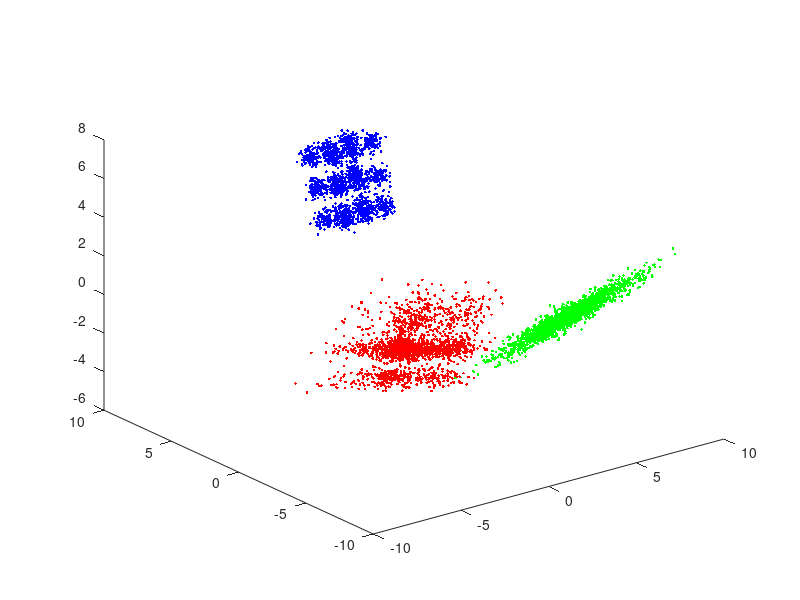

Here is the MATLAB script that generated this plot: (Note: this script raises an error after producing the figure.)
% This demonstrates vbMoICA on 3 dimensional data containing 3 clusters
% of 3 different intrinsic dimensionalities.


load test.mat
addpath ../vbMoICA


fprintf('Press any key to plot 6000-vector data distribution...')
pause
fprintf('\n')
figure(1)
plot3(alldata(1,[1:500,1501:3000]),alldata(2,[1:500,1501:3000]), ...
      alldata(3,[1:500,1501:3000]),'b.')
hold on
plot3(alldata(1,[501:1000,3001:4500]),alldata(2,[501:1000,3001:4500]), ...
      alldata(3,[501:1000,3001:4500]),'r.')
plot3(alldata(1,[1001:1500,4501:6000]),alldata(2,[1001:1500,4501:6000]), ...
      alldata(3,[1001:1500,4501:6000]),'g.')

fprintf('vbMoICA network will learn 3 ICA networks each with 3 MoG \n')
fprintf('with 3 MoG states each, \n')
fprintf('and with isotropic noise on 1500 data points.\n')
fprintf('Press any key to continue...')
pause
fprintf('\n')
figure(2)
mixnet = vbmoica(alldata(:,1:500),states(1:3));


fprintf('Learning has finished. Press any key to plot reconstructions...')
pause
fprintf('\n')
figure(3)
ica = mixnet.nets;
plotsignals([ica{1}.recon;ica{2}.recon;ica{3}.recon],3)
fprintf('Correct intrinsic dimensionalities found.\n')

fprintf('Press any key to unmix rest of the data...')
pause
fprintf('\n')
[recons eta] = unmix(alldata,mixnet);

fprintf('Press any key to plot partition...')
pause
fprintf('\n')
clrs = ['b.','r.','g.'];
figure(1),subplot(2,1,1)
plot3(alldata(1,[1:500,1501:3000]),alldata(2,[1:500,1501:3000]), ...
      alldata(3,[1:500,1501:3000]),'b.')
hold on
plot3(alldata(1,[501:1000,3001:4500]),alldata(2,[501:1000,3001:4500]), ...
      alldata(3,[501:1000,3001:4500]),'r.')
plot3(alldata(1,[1001:1500,4501:6000]),alldata(2,[1001:1500,4501:6000]), ...
      alldata(3,[1001:1500,4501:6000]),'g.')
subplot(2,1,2)
[mx,a] = max(eta);
j = find(a==1);
plot3(alldata(1,j),alldata(2,j),alldata(3,j),'b.')
hold on
j = find(a==2);
plot3(alldata(1,j),alldata(2,j),alldata(3,j),'r.')
hold on
j = find(a==3);
plot3(alldata(1,j),alldata(2,j),alldata(3,j),'g.')


fprintf('Press any key to plot all source models...')
pause
fprintf('\n')
figure(4)
subplot(3,3,1),hist(sources{1}(1,:),100)
subplot(3,3,2),hist(sources{1}(2,:),100)
subplot(3,3,3),hist(sources{1}(3,:),100)
subplot(3,3,4),hist(sources{2}(1,:),100)
subplot(3,3,5),hist(sources{2}(2,:),100)
subplot(3,3,7),hist(sources{3}(1,:),100)
figure(5)
steps = 0;
for i=1:3
  for j=1:3
    steps = steps+1;
    subplot(3,3,steps),plotMoG(ica{i}.sources{j})
  end
end

fprintf('Sources may be permuted and scaled...\n\n')
fprintf('The End\n')
